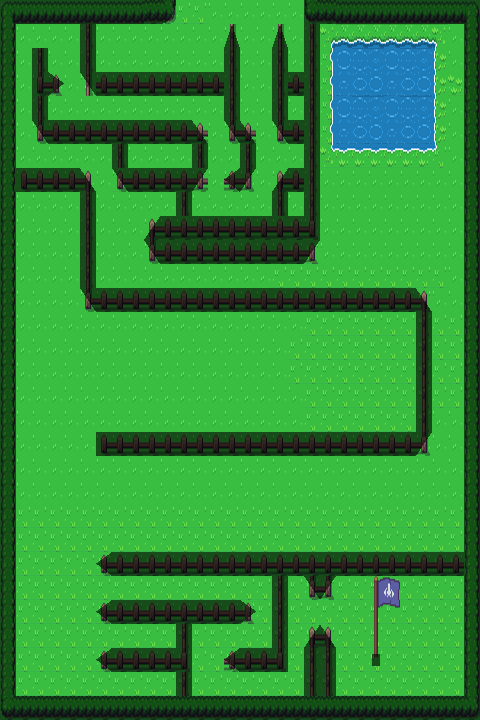

Rendered tile map (Tiled .tmx) drawn with the repository's tilesets; below, a short description and the map source with its tile grids summarised:
An orthogonal 30x30 tile map with 16x24 px tiles, 3 tile layers (Tile Layer 1, Tile Layer 2, collision), 3 tilesets.

<map version="1.10" tiledversion="1.10.0" orientation="orthogonal" renderorder="right-down" width="30" height="30" tilewidth="16" tileheight="24" infinite="0" nextlayerid="4" nextobjectid="5">
 <properties>
  <property name="map-north" value="home2" />
  <property name="map-west" value="" />
 </properties>
 <tileset firstgid="1" source="home.tsx" />
 <tileset firstgid="1441" source="house_int.tsx" />
 <tileset firstgid="2441" source="collisions.tsx" />
 <layer id="1" name="Tile Layer 1" width="30" height="30">
  <data>[900 cells, 900 non-empty, 17 distinct tile ids]</data>
 </layer>
 <layer id="2" name="Tile Layer 2" width="30" height="30">
  <data>[900 cells, 311 non-empty, 22 distinct tile ids]</data>
 </layer>
 <layer id="3" name="collision" width="30" height="30" opacity="0.6">
  <data>[900 cells, 306 non-empty, 10 distinct tile ids]</data>
 </layer>
</map>